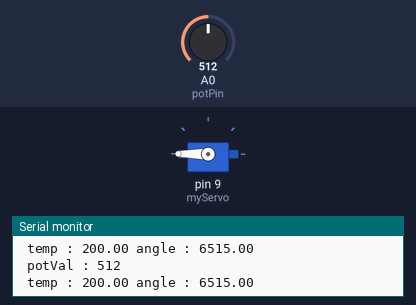
Bench run of a sketch on a simulated Arduino Uno, built with avr-gcc and run on an emulated ATmega328P. Parts: servo, the last lines printed to the serial monitor. The test bench sets the inputs (shaded band); at power-on: A0 (potPin) = 512.

Above: at 1.3 s.
1.4 s: A0 (potPin) set to 122
At 2.7 s:
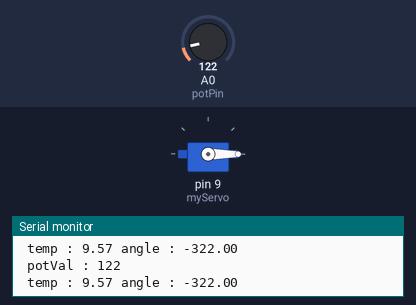
3.0 s: A0 (potPin) set to 134
4.5 s: A0 (potPin) set to 142
At 5.4 s:
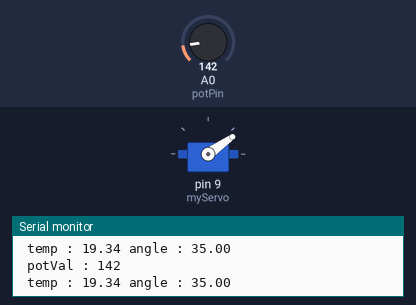
6.0 s: A0 (potPin) set to 0
At 6.6 s:
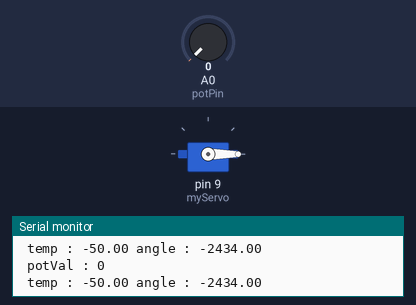
Timing chart, 0 to 8.5 s (numbered marks = the images above; inputs shaded):
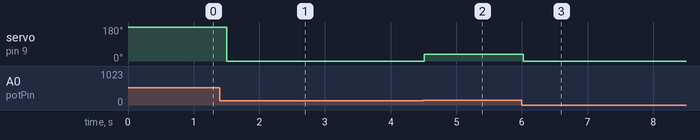

The sketch:

servor_temp_circuit.ino
```cpp
#include <Servo.h>

Servo myServo;

int const potPin = A0;
int potVal;
float angle;

void setup() {
  // put your setup code here, to run once:

myServo.attach(9);

Serial.begin(9600);

}

void loop() {
  // put your main code here, to run repeatedly:

	potVal = analogRead(potPin);
	Serial.print("\n potVal : ");
	Serial.print(potVal);

float voltage = (potVal / 1024.0) * 5.0;

float temp = (voltage - .5) * 100;

	Serial.print("\n temp : ");
	Serial.print(temp);
//
	angle = map(temp, 18 , 23, 0 , 179);
//
	Serial.print(" angle : ");
	Serial.print(angle);
//
	myServo.write(angle);

	delay(500);

}
```

Measured:
- the behaviour switches between 141 and 142 on A0 (potPin) (found by bisection; images 1 and 2)
- after the input at 1.4 s, servo on pin 9 (myServo): 180° → 0° after 0.11 s
- after the input at 4.5 s, servo on pin 9 (myServo): 0° → 35° at once
- after the input at 6.0 s, servo on pin 9 (myServo): 35° → 0° at once
